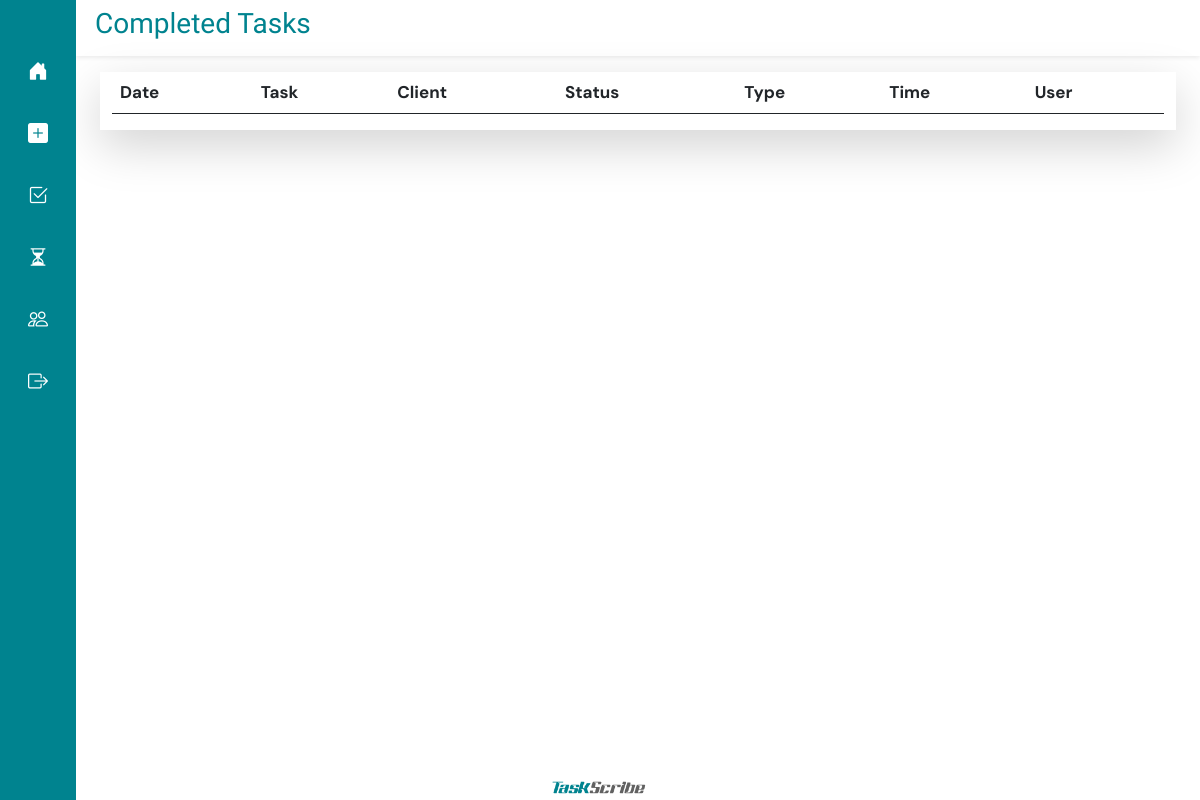
/completed-task/ (signed in), run on an earlier commit of the app's database.
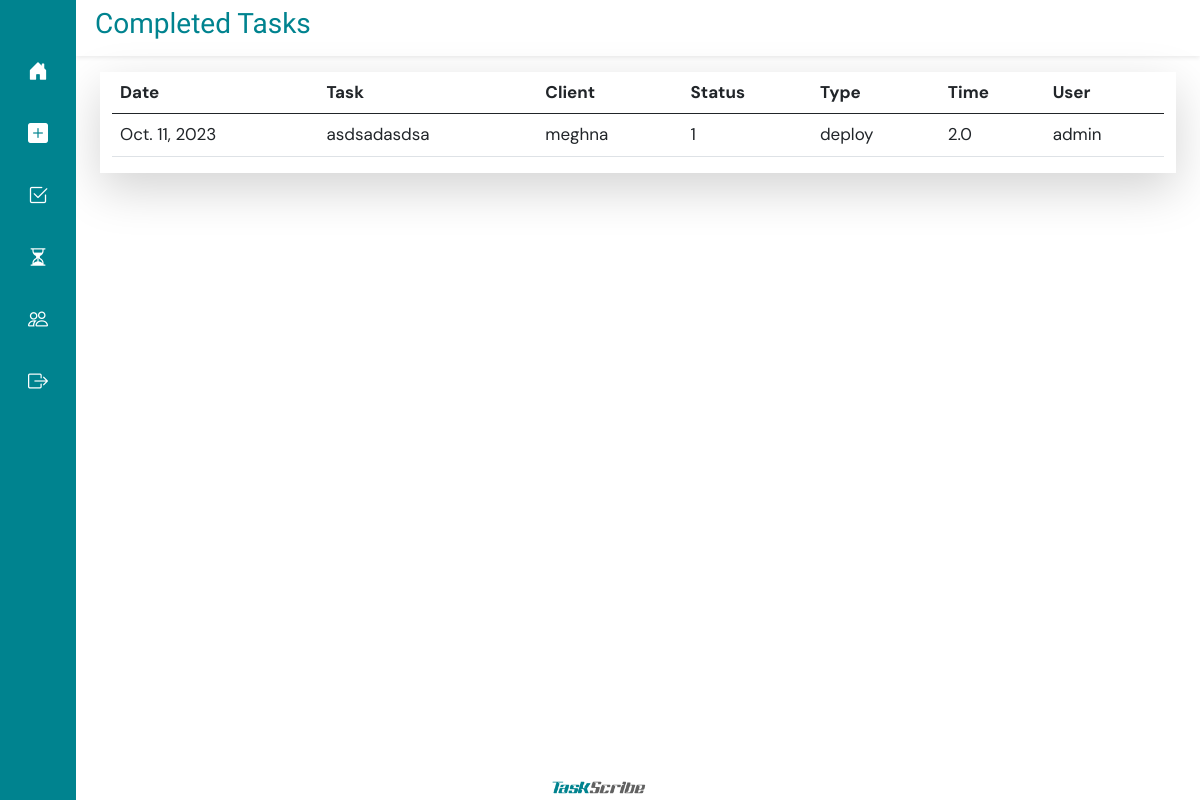
And on a later commit of the database.
### taskapp/models.py (models this page shows, shortened)
class Task(models.Model):
    name = models.CharField(max_length=500,)
    user = models.ForeignKey(User, on_delete=models.PROTECT, null=True, blank=True)
    type = models.ForeignKey(Type, on_delete=models.CASCADE, null=True, blank=True)
    client = models.ForeignKey(Client, on_delete=models.PROTECT, null=True, blank=True)
    date = models.DateField()
    status = models.CharField(max_length=1, choices=STATUS, default='0')
    time = models.FloatField()

class Client(models.Model):
    name = models.CharField(max_length=100)

class Type(models.Model):
    name = models.CharField(max_length=100)
    def __str__(self) -> str:
        return self.name

### taskapp/views.py (the view)
# urls.py: path('completed-task/', completed_task, name="completed_task"),
@login_required(login_url="/accounts/login/")
def completed_task(request):
    userall = User.objects.get(id=request.user.id)
    print(userall)
    completed_tasks = Task.objects.filter(user=userall, status="1")
    return render(request, "completed_task.html", {
        "completed_tasks" : completed_tasks
    })

### templates/completed_task.html (shortened to what this page needs)
{% extends 'base.html' %}
{% load static %}
{% block titlecontent %}
<div class="row  shadow-sm" style="margin-top: 0px; padding: 7px; color: #00838f;">
  <h3 style="font-family: Racing Sans One;">Completed Tasks</h3>
</div>
{% endblock %}
{% block content %}
<div class="row shadow-lg mt-3" style="padding-bottom: 0px; margin-top: 10px; overflow-x: scroll;">
    <div class="col-12">
    <table class="table table-hover">
        <thead>
          <tr>
            <th>Date</th>
            <th>Task</th>
            <th>Client</th>
            <th>Status</th>
            <th>Type</th>
            <th>Time</th>
            <th>User</th>
          </tr>
        </thead>
        <tbody>
        {% for task in completed_tasks %}
          <tr>
            <td>{{ task.date }}</td>
            <td>{{ task.name }}</td>
            <td>{{ task.client.name}}</td>
            <td>{{ task.status}}</td>
            <td>{{ task.type}}</td>
            <td>{{ task.time}}</td>
            <td>{{ task.user }}</td>
          </tr>
        {% endfor %}
        </tbody>
      </table>
    </div>
</div>
{% endblock%}

### templates/base.html (shortened to what this page needs)
{% load static %}
<!DOCTYPE html>
<html lang="en">
<head>
  <link rel="stylesheet" href="{% static 'css/bootstrap.min.css' %}">
  <link rel="stylesheet" href="https://cdn.jsdelivr.net/npm/bootstrap-icons@1.5.0/font/bootstrap-icons.css">
  <link href="https://getbootstrap.com/docs/5.2/assets/css/docs.css" rel="stylesheet">
  <link rel="stylesheet" href="{% static 'icofont/icofont.min.css' %}">
</head>
<body>
  <div class="container-fluid">
    <div class="row content">
      <div class="col-sm-auto  sticky-top" style="background-color: #00838f;">
        <div class="d-flex flex-sm-column flex-row flex-nowrap  align-items-center sticky-top" style="background-color: #00838f;">
          <ul
            class="nav nav-pills nav-flush flex-sm-column flex-row flex-nowrap mb-auto mx-auto text-center align-items-center mt-5"
            style="font-size: 10px; ">
            <li class="nav-item mb-3">
              <a href="{% url 'home' %}" class="nav-link " title="HOME" data-bs-toggle="tooltip"
                data-bs-placement="right" data-bs-original-title="Home">
                <i class="bi bi-house-door-fill fs-5" style="color: #fff;"></i>
              </a>
            </li>
            <li class="nav-item mb-3">
              <a href="{% url 'add_task' %}" class="nav-link" title="ADD TASK" data-bs-toggle="tooltip"
                data-bs-placement="right" data-bs-original-title="Dashboard">
                <i class="bi bi-plus-square-fill fs-5" style="color: #fff;"></i>
              </a>
            </li>
            <li class="nav-item mb-3">
              <a href="{% url 'completed_task' %}" class="nav-link" title="COMPLETED TASK" data-bs-toggle="tooltip"
                data-bs-placement="right" data-bs-original-title="Orders">
                <i class="bi bi-check2-square fs-5" style="color: #fff;"></i>
              </a>
            </li>
            <li class="nav-item mb-3">
              <a href="{% url 'pending_task' %}" class="nav-link" title="PENDING TASK" data-bs-toggle="tooltip"
                data-bs-placement="right" data-bs-original-title="Products">
                <i class="bi bi-hourglass-split fs-5" style="color: #fff;"></i>
              </a>
            </li>
            <li class="nav-item mb-3">
              <a href="#" class="nav-link" title="" data-bs-toggle="tooltip" data-bs-placement="right"
                data-bs-original-title="Customers">
                <i class="bi-people fs-5" style="color: #fff;"></i>
              </a>
            </li>
            <li class="nav-item mb-3">
              <a href="/logout" class="nav-link" title="LOG OUT" data-bs-toggle="tooltip" data-bs-placement="right"
                data-bs-original-title="Customers">
                <i class="bi bi-box-arrow-right fs-5" style="color: #fff;"></i>
              </a>
            </li>
          </ul>
        </div>
      </div>
      <div class="col-sm  min-vh-100">
        <div class="col-12">
          {% block titlecontent %} {% endblock %}
        </div>
        <div class="container-fluid">
          {% block content %} {% endblock %}
        </div>
      </div>
    </div>
  </div>
  <footer class="text-center" style="bottom: 0; left: 0; width: 100%; position: fixed; margin-top: 20px;">
    <div class="text-center">
      <a class="img" href="#">
        <img src="{% static 'img/logof.png' %}" width="100px" height="25px" alt="">
      </a>
    </div>
  </footer>
</body>
</html>

### templates/base.html (style rules this page uses)
body { font-family: 'DM Sans'; font-size: 17px; background-color: #fff ; }

What changed in the data, as far as the page shows it:
added Task: date "Oct. 11, 2023", name "asdsadasdsa", client.name "meghna", status "1", type "deploy", time "2.0", user "admin"
